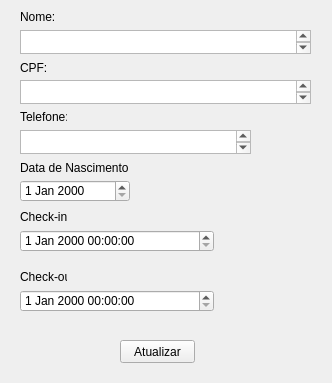
<?xml version="1.0" encoding="UTF-8"?>
<ui version="4.0">
 <class>Form</class>
 <widget class="QWidget" name="Form">
  <property name="geometry">
   <rect>
    <x>0</x>
    <y>0</y>
    <width>332</width>
    <height>383</height>
   </rect>
  </property>
  <property name="windowTitle">
   <string>Form</string>
  </property>
  <widget class="QDateTimeEdit" name="dateTimeChout">
   <property name="geometry">
    <rect>
     <x>20</x>
     <y>290</y>
     <width>194</width>
     <height>22</height>
    </rect>
   </property>
  </widget>
  <widget class="QDateEdit" name="dateNasci">
   <property name="geometry">
    <rect>
     <x>20</x>
     <y>180</y>
     <width>110</width>
     <height>22</height>
    </rect>
   </property>
  </widget>
  <widget class="QLabel" name="lblTel">
   <property name="geometry">
    <rect>
     <x>20</x>
     <y>110</y>
     <width>47</width>
     <height>13</height>
    </rect>
   </property>
   <property name="text">
    <string>Telefone:</string>
   </property>
  </widget>
  <widget class="QPlainTextEdit" name="textEditNome">
   <property name="geometry">
    <rect>
     <x>20</x>
     <y>30</y>
     <width>291</width>
     <height>24</height>
    </rect>
   </property>
  </widget>
  <widget class="QPlainTextEdit" name="textEditTel">
   <property name="geometry">
    <rect>
     <x>20</x>
     <y>130</y>
     <width>231</width>
     <height>24</height>
    </rect>
   </property>
  </widget>
  <widget class="QDateTimeEdit" name="dateTimeChin">
   <property name="geometry">
    <rect>
     <x>20</x>
     <y>230</y>
     <width>194</width>
     <height>22</height>
    </rect>
   </property>
  </widget>
  <widget class="QLabel" name="lblNome">
   <property name="geometry">
    <rect>
     <x>20</x>
     <y>10</y>
     <width>47</width>
     <height>13</height>
    </rect>
   </property>
   <property name="text">
    <string>Nome:</string>
   </property>
  </widget>
  <widget class="QLabel" name="lblChin">
   <property name="geometry">
    <rect>
     <x>20</x>
     <y>210</y>
     <width>47</width>
     <height>13</height>
    </rect>
   </property>
   <property name="text">
    <string>Check-in</string>
   </property>
  </widget>
  <widget class="QPushButton" name="btnAtualizar">
   <property name="geometry">
    <rect>
     <x>120</x>
     <y>340</y>
     <width>75</width>
     <height>23</height>
    </rect>
   </property>
   <property name="text">
    <string>Atualizar</string>
   </property>
  </widget>
  <widget class="QPlainTextEdit" name="textEditCpf">
   <property name="geometry">
    <rect>
     <x>20</x>
     <y>80</y>
     <width>291</width>
     <height>24</height>
    </rect>
   </property>
  </widget>
  <widget class="QLabel" name="lblChout">
   <property name="geometry">
    <rect>
     <x>20</x>
     <y>270</y>
     <width>47</width>
     <height>13</height>
    </rect>
   </property>
   <property name="text">
    <string>Check-out</string>
   </property>
  </widget>
  <widget class="QLabel" name="lblCpf">
   <property name="geometry">
    <rect>
     <x>20</x>
     <y>60</y>
     <width>31</width>
     <height>16</height>
    </rect>
   </property>
   <property name="text">
    <string>CPF:</string>
   </property>
  </widget>
  <widget class="QLabel" name="lblDatanasci">
   <property name="geometry">
    <rect>
     <x>20</x>
     <y>160</y>
     <width>111</width>
     <height>16</height>
    </rect>
   </property>
   <property name="text">
    <string>Data de Nascimento</string>
   </property>
  </widget>
 </widget>
 <resources/>
 <connections/>
</ui>
